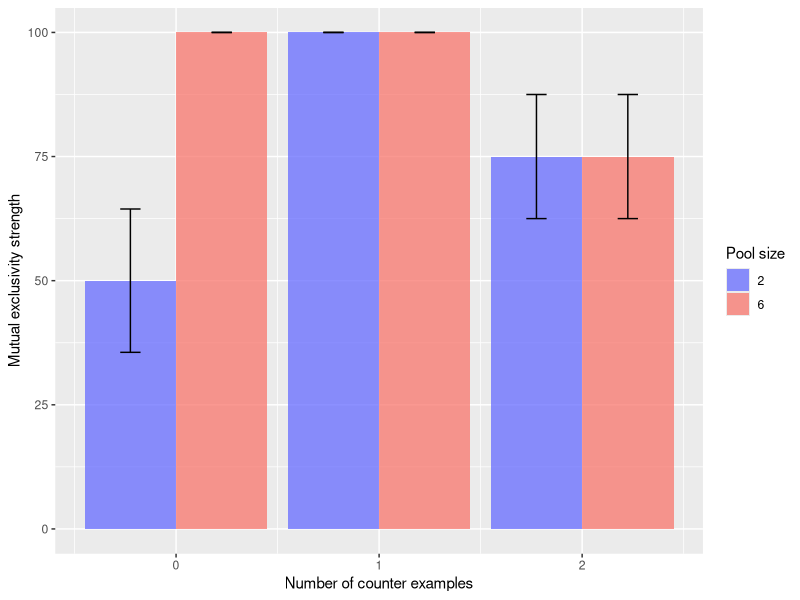

Here is the R script that generated this plot: (Note: this script raises an error after producing the figure.)
## ---- chunk 1
#### Load Relevant Libraries and Functions
library(here)
library(lme4)
library(tidyverse)

#### Import data
df_raw <- read_csv(here("data/pilot/learning-instructions-pilot-anon.csv"))

#### Data exclusion / filtering
df_catch = df_raw %>% filter(type == "catch trial") %>% 
                      filter(pass == FALSE) 

df_proc <- df_raw %>% 
            # exclude participants who failed a catch trial
            filter(!(pid %in% unique(df_catch$pid))) 

#### Prepare data for analysis

# Make a dataframe for each trial type

## Mutual exclusivity trials
df_ME = df_proc %>% filter(type=="ME trial") %>% mutate(follows_ME = case_when(
  .$example_color == .$response ~ 0,
  .$example_color != .$response ~ 1,
  .default = NA),
  follows_ME_simple_definition = case_when(
    .$example_color != .$response & nchar(.$response) == 1 ~ 1,
    .default = 0
  )) %>% select(c(pid, response, example_color, pool_size, num_counters, follows_ME, follows_ME_simple_definition))  


## iconic concatenation trials
df_concat = df_proc %>% filter(grepl("concat trial", type)) %>% mutate(follows_iconicConcat = case_when(
  (.$type == "simple concat trial" & .$response == paste0(.$example1_color,  .$example2_color)) ~ 1,
    (.$type == "doubleInTest concat trial" & .$response == paste0(.$example2_color, .$example1_color,  .$example1_color)) ~ 1,
  (.$type == "multipleCircles concat trial" & .$response == paste0(.$example1_color, .$example1_color, .$example1_color,  .$example2_color,  .$example2_color)) ~ 1,
  .default = 0
)) %>% select(pid, type, target, examples, response, follows_iconicConcat)

## ME vs. one to one trials
df_ME_vs_OneToOne = df_proc %>% filter(grepl("ME_vs_OneToOne trial", type)) %>%
  mutate(follows_1to1 = case_when(
  sapply(strsplit(.$target, " "), length) == nchar(.$response) ~ 1,
  .default = 0)) %>% select( pid, type, target, examples, response, follows_1to1, type)
## ---- chunk 2
df_ME_summarized = df_ME %>% group_by(pool_size, num_counters) %>% summarize(percent_follows_ME = mean(follows_ME)*100,
                                                                             percent_se = sd(follows_ME)*100 / length(follows_ME))

group.colors <- c("2" = "#666BFF", "6" = "#F8766D")

ggplot(data = df_ME_summarized, aes(x = num_counters, y = percent_follows_ME, fill = as.factor(pool_size))) +
  geom_bar(stat = "identity", position = position_dodge(), alpha = 0.75) + xlab("Number of counter examples") + ylab("Mutual exclusivity strength") + labs(fill="Pool size") +  scale_fill_manual(values=group.colors) +  geom_errorbar(aes(ymin=percent_follows_ME-percent_se, ymax=percent_follows_ME+percent_se), width=.2,
                 position=position_dodge(.9))
## ---- chunk 3
knitr::include_graphics(here("writeup/fig4_original_paper.png"))
## ---- chunk 4
model_fit <- glmer(follows_ME ~ pool_size + num_counters + (1 | pid), data = df_ME,  family = binomial)
summary(model_fit)
## ---- chunk 5
df_concat_summarize = df_concat %>%  group_by(pid) %>% summarize(percent_follows_iconicConcat = mean(follows_iconicConcat)*100)


ggplot(df_concat, aes(x=follows_iconicConcat, color=type)) +
  geom_histogram() + xlab("Follows Iconic Concatenation") + ylab("Count") + 
  scale_color_manual(labels = c("Study:dax⚫,lug🔵.Test: lug dax dax", "Study:dax⚫⚫⚫,lug🔵🔵.Test: dax lug", "Study: dax⚫,lug🔵.Test: dax lug"), values=c("blue", "red", "lightgreen"))
## ---- chunk 6
paste0(mean(df_concat_summarize$percent_follows_iconicConcat), "%")
## ---- chunk 7
ggplot(df_ME_vs_OneToOne, aes(x=follows_1to1*100, color=type)) +
  geom_histogram() + xlab("Follows 1-to-1") + ylab("Count") + 
  scale_color_manual(labels = c("Study:dax⚫,lug🟡.Test: dax wif lug", "Study:dax⚫,lug🟡.Test: dax wif", "Study:dax⚫,lug🟡.Test: wif"), values=c("blue", "red", "lightgreen"))
## ---- chunk 8
paste0(mean(df_ME_vs_OneToOne$follows_1to1)*100, "%")
## ---- chunk 9
df_ME_simplest_condition = df_ME %>% filter(pool_size == 2, num_counters == 0)
## ---- chunk 10
paste0(nrow(df_ME_simplest_condition %>% filter(follows_ME_simple_definition == 1)), "/", nrow(df_ME_simplest_condition)," participants: ", nrow(df_ME_simplest_condition %>% filter(follows_ME_simple_definition == 1))*100/nrow(df_ME_simplest_condition), "%")
## ---- chunk 11
paste0(nrow(df_ME_simplest_condition %>% filter(follows_ME == 1)), "/", nrow(df_ME_simplest_condition)," participants: ", nrow(df_ME_simplest_condition %>% filter(follows_ME == 1))*100/nrow(df_ME_simplest_condition), "%")
